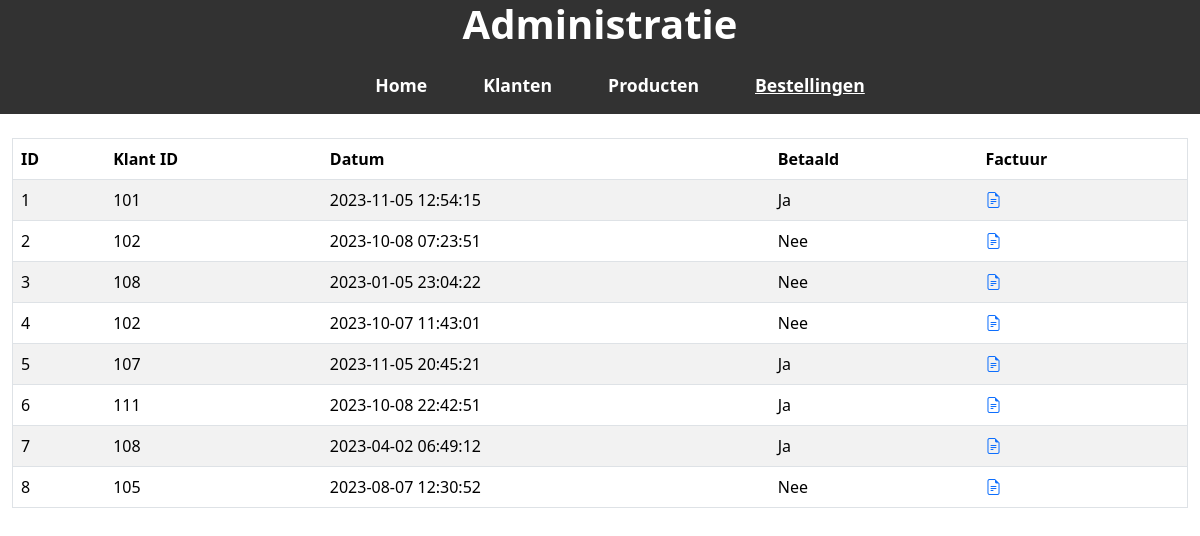
/orders.php, run on the app's committed database.
### tables this page shows
CREATE TABLE `orders` (
  `order_id` int(11) NOT NULL,
  `order_customer_id` int(11) NOT NULL,
  `order_date` datetime NOT NULL,
  `order_paid` tinyint(4) NOT NULL
);

### Classes/order.php (called while the page is built, shortened)
<?php
class Order
{
    public static function haalAlleBestellingenOp()
    {
        $conn = Database::start();
        $query = "SELECT * FROM orders";
        $result = $conn->query($query);
        $orders = [];
        if ($result->num_rows > 0) {
            while ($row = $result->fetch_assoc()) {
                $order = new Order();
                $order->id = $row["order_id"];
                $order->customerId = $row["order_customer_id"];
                $order->date = $row["order_date"];
                $order->paid = $row["order_paid"];
                $orders[] = $order;
            }
        }
        return $orders;
    }
}

### orders.php (the view, shortened to what this page needs)
<?php
include "Classes/order.php";
$orders = Order::haalAlleBestellingenOp();
?>
<!doctype html>
<html lang="en">
<head>
    <link rel="stylesheet" href="https://cdn.jsdelivr.net/npm/bootstrap-icons@1.10.5/font/bootstrap-icons.css">
    <link href="https://cdn.jsdelivr.net/npm/bootstrap@5.3.6/dist/css/bootstrap.min.css" rel="stylesheet">
    <link href="css/style.css" rel="stylesheet">
</head>
<body>
    <div class="container-fluid">
        <div class="row" id="titel">
            <div class="col text-center">
                <h1><strong>Administratie</strong></h1>
            </div>
        </div>
        <div class="row">
            <nav class="navbar navbar-expand-lg" id="kleurNav">
                <div class="container-fluid">
                    <div class="collapse navbar-collapse" id="navbarNav">
                        <ul class="navbar-nav mx-auto">
                            <li class="nav-item">
                                <a class="nav-link" href="home.php">Home</a>
                            </li>
                            <li class="nav-item">
                                <a class="nav-link" href="index.php">Klanten</a>
                            </li>
                            <li class="nav-item">
                                <a class="nav-link" href="products.php">Producten</a>
                            </li>
                            <li class="nav-item">
                                <a class="nav-link" id="active" href="orders.php">Bestellingen</a>
                            </li>
                        </ul>
                    </div>
                </div>
            </nav>
        </div>
        <div class="row">
            <div class="col">
                <table id="tabel" border="1" class="table table-striped">
                    <thead>
                        <tr>
                            <th>ID</th>
                            <th>Klant ID</th>
                            <th>Datum</th>
                            <th>Betaald</th>
                            <th>Factuur</th>
                        </tr>
                    </thead>
                    <tbody>
                        <?php foreach ($orders as $order): ?>
                            <tr>
                                <td><?= $order->id ?></td>
                                <td><?= $order->customerId ?></td>
                                <td><?= $order->date ?></td>
                                <td><?= $order->paid == 1 ? "Ja" : "Nee" ?></td>
                                <td>
                                    <a href="invoice.php?id=<?= $order->id; ?>">
                                        <i class="bi bi-file-earmark-text"></i>
                                    </a>
                                </td>
                            </tr>
                        <?php endforeach; ?>
                    </tbody>
                </table>
            </div>
        </div>
    </div>
</body>
</html>

### CSS/style.css (style rules this page uses)
body { background-color: #ffffff; margin: 0; padding: 0; }
#kleurNav, #titel { background-color: #323232; }
h1 { color: #fff; }
#active { text-decoration: underline; font-weight: 700; }
.navbar .nav-link { color: #fff; font-weight: 600; font-size: 1.1rem; transition: color 0.4s; }
.navbar-nav .nav-item { margin-left: 40px; }

### data on the page
orders: order_id "1", order_customer "101", order_date "2023-11-05 12:54:15", order_paid "Ja"
orders: order_id "2", order_customer "102", order_date "2023-10-08 07:23:51", order_paid "Nee"
orders: order_id "3", order_customer "108", order_date "2023-01-05 23:04:22", order_paid "Nee"
orders: order_id "4", order_customer "102", order_date "2023-10-07 11:43:01", order_paid "Nee"
orders: order_id "5", order_customer "107", order_date "2023-11-05 20:45:21", order_paid "Ja"
orders: order_id "6", order_customer "111", order_date "2023-10-08 22:42:51", order_paid "Ja"
orders: order_id "7", order_customer "108", order_date "2023-04-02 06:49:12", order_paid "Ja"
orders: order_id "8", order_customer "105", order_date "2023-08-07 12:30:52", order_paid "Nee"
